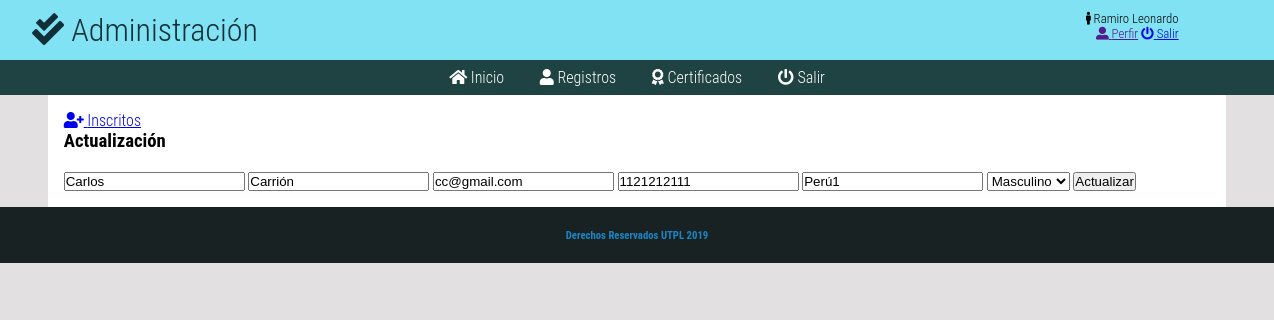
The app's page /admin/adm_registros/actualizar.php?id=12 (signed in) with its own data.
### tables this page shows
CREATE TABLE `inscritos` (
  `id` int(11) NOT NULL,
  `nombres` varchar(100) NOT NULL,
  `apellidos` varchar(100) NOT NULL,
  `correo` varchar(100) NOT NULL,
  `dni` varchar(11) NOT NULL,
  `pais` varchar(100) NOT NULL,
  `sexo` int(2) NOT NULL
);

### admin/security/security.php (called while the page is built, shortened)
<?php
	if(@$_SESSION['autentificado'] && $_SESSION['username'] && $_SESSION['roll']){
		include ($_SESSION['local_path']."/dll/class_mysqli.php");
		$miconexion = new clase_mysqli;
	}else{
		echo "<script>location.href='../'</script>";
	}
?>

### dll/class_mysqli.php (called while the page is built, shortened)
<?php
class clase_mysqli{
	var $BaseDatos;
	var $Servidor;
	var $Usuario;
	var $Clave;
	var $Conexion_ID=0;
	var $Consulta_ID=0;
	function clase_mysqli($host="", $user="", $pass="", $db=""){
		$this->BaseDatos=$db;
		$this->Servidor=$host;
		$this->Usuario=$user;
		$this->Clave=$pass;
	}
	function conectar($host, $user, $pass, $db){
		if($db != "")$this->BaseDatos=$db;
		if($host != "")$this->Servidor=$host;
		if($user != "")$this->Usuario=$user;
		$this->Conexion_ID=new mysqli($this->Servidor, $this->Usuario, $this->Clave, $this->BaseDatos);
		return$this->Conexion_ID;
	}
	function consulta($sql=""){
		$this->Consulta_ID=mysqli_query($this->Conexion_ID,$sql);
		return $this->Consulta_ID;
	}
	function numcampos(){
		return mysqli_num_fields($this->Consulta_ID);
	}
	function consulta_lista(){
		while ($row = mysqli_fetch_array($this->Consulta_ID)) {
			for ($i=0; $i < $this->numcampos(); $i++) {
				$row[$i];
			}
			return $row;
		}
	}
}
?>

### admin/adm_registros/actualizar.php (the view, shortened to what this page needs)
<?php
	extract($_GET);
	include('../adm_header.php');
	$miconexion->consulta("select * from inscritos where id=$id");
	$lista_u=$miconexion->consulta_lista();
	$listGener[1]="Masculino";
	$listGener[2]="Femenino";
?>
<main>
	<section class="modulo-servicios">
		<nav class="nav_modulo">
			<a href="nuevo.php"><i class="fas fa-user-plus"></i> Inscritos</a>
		</nav>
	</section>
	<section class="area_trabajo">
		<h3>Actualización</h3><br>
		<form method="post" action="update.php">
			<input type="text" name="nombres" value="<?php echo $lista_u[1];?>">
			<input type="text" name="apellidos" value="<?php echo $lista_u[2];?>">
			<input type="text" name="correo" value="<?php echo $lista_u[3];?>">
			<input type="text" name="dni" value="<?php echo $lista_u[4];?>">
			<input type="text" name="pais" value="<?php echo $lista_u[5];?>">
			<select name="sexo">
				<option value="<?php echo $lista_u[6];?>"><?php echo $listGener[$lista_u[6]];?></option>
			</select>
			<button type="submit" class="btn-submit">Actualizar</button>
		</form>
	</section>
</main>
<?php
	include('../adm_footer.php');
?>

### admin/css/style.css (style rules this page uses)
* { padding: 0; margin: 0; }
body { font-family: 'Roboto Condensed', sans-serif; font-weight: 300; background-color: #e2e0e0; }
section.contenedor, main { width: 90%; margin: 0 auto; background-color: white; padding: 1em 1em; }

### records on screen
inscritos: nombres "Carlos", apellidos "Carrión", correo "cc@gmail.com", dni "1121212111", pais "Perú1", sexo "Masculino"

### other values on screen
utf8_encode($_SESSION['username']) "Ramiro Leonardo"
